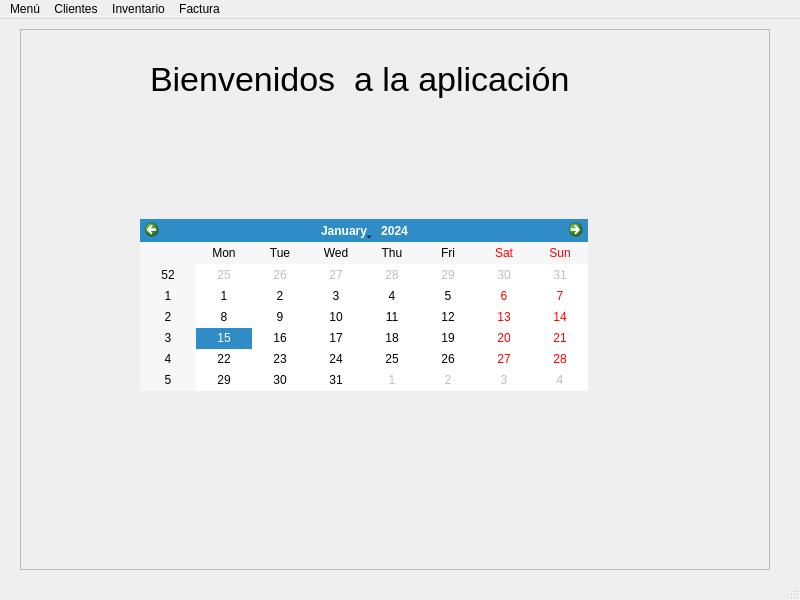
<?xml version="1.0" encoding="UTF-8"?>
<ui version="4.0">
 <class>MainWindow</class>
 <widget class="QMainWindow" name="MainWindow">
  <property name="geometry">
   <rect>
    <x>0</x>
    <y>0</y>
    <width>800</width>
    <height>600</height>
   </rect>
  </property>
  <property name="windowTitle">
   <string>MainWindow</string>
  </property>
  <widget class="QWidget" name="centralwidget">
   <widget class="QFrame" name="frame">
    <property name="geometry">
     <rect>
      <x>20</x>
      <y>10</y>
      <width>750</width>
      <height>541</height>
     </rect>
    </property>
    <property name="frameShape">
     <enum>QFrame::StyledPanel</enum>
    </property>
    <property name="frameShadow">
     <enum>QFrame::Raised</enum>
    </property>
    <widget class="QCalendarWidget" name="calendarWidget">
     <property name="geometry">
      <rect>
       <x>120</x>
       <y>190</y>
       <width>448</width>
       <height>172</height>
      </rect>
     </property>
    </widget>
    <widget class="QLabel" name="label">
     <property name="geometry">
      <rect>
       <x>130</x>
       <y>20</y>
       <width>471</width>
       <height>61</height>
      </rect>
     </property>
     <property name="styleSheet">
      <string notr="true">font-size:34px;</string>
     </property>
     <property name="text">
      <string>Bienvenidos  a la aplicación</string>
     </property>
    </widget>
   </widget>
  </widget>
  <widget class="QMenuBar" name="menubar">
   <property name="geometry">
    <rect>
     <x>0</x>
     <y>0</y>
     <width>800</width>
     <height>25</height>
    </rect>
   </property>
   <widget class="QMenu" name="menuMen">
    <property name="title">
     <string>Menú</string>
    </property>
    <addaction name="actionCr_ditos"/>
   </widget>
   <widget class="QMenu" name="menuClientes">
    <property name="title">
     <string>Clientes</string>
    </property>
    <addaction name="actionBuscar"/>
    <addaction name="actionMantenimiento"/>
   </widget>
   <widget class="QMenu" name="menuInventario">
    <property name="title">
     <string>Inventario</string>
    </property>
    <addaction name="actionBuscar_2"/>
    <addaction name="actionMantenimiento_2"/>
   </widget>
   <widget class="QMenu" name="menuFactura">
    <property name="title">
     <string>Factura</string>
    </property>
    <addaction name="actionBuscar_3"/>
    <addaction name="actionGenerar"/>
   </widget>
   <addaction name="menuMen"/>
   <addaction name="menuClientes"/>
   <addaction name="menuInventario"/>
   <addaction name="menuFactura"/>
  </widget>
  <widget class="QStatusBar" name="statusbar"/>
  <action name="actionCr_ditos">
   <property name="text">
    <string>Créditos</string>
   </property>
  </action>
  <action name="actionBuscar">
   <property name="text">
    <string>Buscar</string>
   </property>
  </action>
  <action name="actionMantenimiento">
   <property name="text">
    <string>Mantenimiento</string>
   </property>
  </action>
  <action name="actionBuscar_2">
   <property name="text">
    <string>Buscar</string>
   </property>
  </action>
  <action name="actionMantenimiento_2">
   <property name="text">
    <string>Mantenimiento</string>
   </property>
  </action>
  <action name="actionBuscar_3">
   <property name="text">
    <string>Buscar</string>
   </property>
  </action>
  <action name="actionGenerar">
   <property name="text">
    <string>Generar</string>
   </property>
   <property name="shortcutContext">
    <enum>Qt::ApplicationShortcut</enum>
   </property>
   <property name="iconVisibleInMenu">
    <bool>true</bool>
   </property>
   <property name="priority">
    <enum>QAction::NormalPriority</enum>
   </property>
  </action>
 </widget>
 <resources/>
 <connections/>
</ui>
